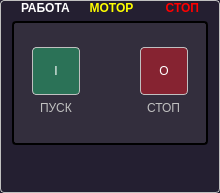
<?xml version="1.0" encoding="UTF-8"?>
<ui version="4.0">
 <class>Gear</class>
 <widget class="QGroupBox" name="Gear">
  <property name="geometry">
   <rect>
    <x>0</x>
    <y>0</y>
    <width>220</width>
    <height>193</height>
   </rect>
  </property>
  <property name="windowTitle">
   <string>Gear</string>
  </property>
  <property name="styleSheet">
   <string notr="true">QGroupBox
{
	color: yellow;
	background-color: rgb(36, 31, 49);
	border: 1px solid silver;
	border-radius: 4px;
	font-weight: bold;

	padding-top: 1em;
}
QGroupBox:flat
{
	background-color: rgb(23, 64, 25);
}
QGroupBox::title
{
	subcontrol-origin: padding;
	subcontrol-position:  top center;
}
#panel
{
	border: 2px solid black;
	border-radius: 4px;
	background-color: rgba(61, 56, 70,150);
}
#start
{
	border: 1px solid silver;
	border-radius: 4px;
	color: white;
	background-color: rgba(38, 162, 105,150);
	padding: 4px;
}
#stop
{
	border: 1px solid silver;
	border-radius: 4px;
	color: white;
	background-color: rgba(192, 28, 40,150);
	padding: 4px;
}
#start:disabled,#stop:disabled
{
	background-color: rgba(154, 153, 150,100);
}

QLabel
{
	color: silver;
}
#running
{
	color: gray;
	font-weight: bold;
	image-position: right;
}
#running:enabled
{
	color: white;
	image: url(:/TREPEL/resources/green-led.png);
	image-position: right;
}
#emergency:enabled
{
	color: gray;
	font-weight: bold;
}
#emergency:enabled
{
	color: red;
	image: url(:/TREPEL/resources/red-led.png);
	image-position: left;
}
#preferences
{
	border: 1px none;
}</string>
  </property>
  <property name="title">
   <string>МОТОР</string>
  </property>
  <property name="prefix" stdset="0">
   <string>MOTOR</string>
  </property>
  <property name="idx" stdset="0">
   <number>2</number>
  </property>
  <layout class="QVBoxLayout" name="verticalLayout_3">
   <property name="topMargin">
    <number>0</number>
   </property>
   <property name="bottomMargin">
    <number>0</number>
   </property>
   <item>
    <widget class="QWidget" name="statusRow" native="true">
     <property name="sizePolicy">
      <sizepolicy hsizetype="Preferred" vsizetype="Fixed">
       <horstretch>0</horstretch>
       <verstretch>0</verstretch>
      </sizepolicy>
     </property>
     <layout class="QHBoxLayout" name="horizontalLayout_3">
      <property name="topMargin">
       <number>0</number>
      </property>
      <property name="bottomMargin">
       <number>0</number>
      </property>
      <item>
       <widget class="QLabel" name="running">
        <property name="text">
         <string>РАБОТА</string>
        </property>
        <property name="alignment">
         <set>Qt::AlignLeading|Qt::AlignLeft|Qt::AlignVCenter</set>
        </property>
       </widget>
      </item>
      <item>
       <widget class="QLabel" name="emergency">
        <property name="text">
         <string>СТОП</string>
        </property>
        <property name="alignment">
         <set>Qt::AlignRight|Qt::AlignTrailing|Qt::AlignVCenter</set>
        </property>
       </widget>
      </item>
     </layout>
    </widget>
   </item>
   <item>
    <widget class="QWidget" name="panel" native="true">
     <property name="sizePolicy">
      <sizepolicy hsizetype="Preferred" vsizetype="Expanding">
       <horstretch>0</horstretch>
       <verstretch>0</verstretch>
      </sizepolicy>
     </property>
     <layout class="QGridLayout" name="gridLayout">
      <property name="leftMargin">
       <number>3</number>
      </property>
      <property name="rightMargin">
       <number>3</number>
      </property>
      <property name="bottomMargin">
       <number>3</number>
      </property>
      <item row="1" column="0" colspan="2" alignment="Qt::AlignHCenter">
       <widget class="QWidget" name="controls" native="true">
        <layout class="QHBoxLayout" name="horizontalLayout_2">
         <property name="spacing">
          <number>20</number>
         </property>
         <property name="topMargin">
          <number>0</number>
         </property>
         <item alignment="Qt::AlignVCenter">
          <widget class="QWidget" name="startPlace" native="true">
           <property name="palette">
            <palette>
             <active>
              <colorrole role="Highlight">
               <brush brushstyle="SolidPattern">
                <color alpha="255">
                 <red>249</red>
                 <green>240</green>
                 <blue>107</blue>
                </color>
               </brush>
              </colorrole>
             </active>
             <inactive>
              <colorrole role="Highlight">
               <brush brushstyle="SolidPattern">
                <color alpha="255">
                 <red>249</red>
                 <green>240</green>
                 <blue>107</blue>
                </color>
               </brush>
              </colorrole>
             </inactive>
             <disabled>
              <colorrole role="Highlight">
               <brush brushstyle="SolidPattern">
                <color alpha="255">
                 <red>145</red>
                 <green>145</green>
                 <blue>145</blue>
                </color>
               </brush>
              </colorrole>
             </disabled>
            </palette>
           </property>
           <layout class="QVBoxLayout" name="verticalLayout">
            <property name="leftMargin">
             <number>0</number>
            </property>
            <property name="topMargin">
             <number>0</number>
            </property>
            <property name="rightMargin">
             <number>0</number>
            </property>
            <property name="bottomMargin">
             <number>0</number>
            </property>
            <item alignment="Qt::AlignHCenter">
             <widget class="QPushButton" name="start">
              <property name="minimumSize">
               <size>
                <width>48</width>
                <height>48</height>
               </size>
              </property>
              <property name="maximumSize">
               <size>
                <width>48</width>
                <height>48</height>
               </size>
              </property>
              <property name="cursor">
               <cursorShape>PointingHandCursor</cursorShape>
              </property>
              <property name="text">
               <string>I</string>
              </property>
             </widget>
            </item>
            <item alignment="Qt::AlignHCenter">
             <widget class="QLabel" name="startLabel">
              <property name="text">
               <string>ПУСК</string>
              </property>
             </widget>
            </item>
           </layout>
          </widget>
         </item>
         <item>
          <spacer name="horizontalSpacer">
           <property name="orientation">
            <enum>Qt::Horizontal</enum>
           </property>
           <property name="sizeHint" stdset="0">
            <size>
             <width>40</width>
             <height>20</height>
            </size>
           </property>
          </spacer>
         </item>
         <item alignment="Qt::AlignVCenter">
          <widget class="QWidget" name="stopPlace" native="true">
           <property name="palette">
            <palette>
             <active>
              <colorrole role="Highlight">
               <brush brushstyle="SolidPattern">
                <color alpha="255">
                 <red>249</red>
                 <green>240</green>
                 <blue>107</blue>
                </color>
               </brush>
              </colorrole>
             </active>
             <inactive>
              <colorrole role="Highlight">
               <brush brushstyle="SolidPattern">
                <color alpha="255">
                 <red>249</red>
                 <green>240</green>
                 <blue>107</blue>
                </color>
               </brush>
              </colorrole>
             </inactive>
             <disabled>
              <colorrole role="Highlight">
               <brush brushstyle="SolidPattern">
                <color alpha="255">
                 <red>145</red>
                 <green>145</green>
                 <blue>145</blue>
                </color>
               </brush>
              </colorrole>
             </disabled>
            </palette>
           </property>
           <layout class="QVBoxLayout" name="verticalLayout_2">
            <property name="leftMargin">
             <number>0</number>
            </property>
            <property name="topMargin">
             <number>0</number>
            </property>
            <property name="rightMargin">
             <number>0</number>
            </property>
            <property name="bottomMargin">
             <number>0</number>
            </property>
            <item alignment="Qt::AlignHCenter">
             <widget class="QPushButton" name="stop">
              <property name="minimumSize">
               <size>
                <width>48</width>
                <height>48</height>
               </size>
              </property>
              <property name="maximumSize">
               <size>
                <width>48</width>
                <height>16777215</height>
               </size>
              </property>
              <property name="cursor">
               <cursorShape>PointingHandCursor</cursorShape>
              </property>
              <property name="text">
               <string>O</string>
              </property>
             </widget>
            </item>
            <item alignment="Qt::AlignHCenter">
             <widget class="QLabel" name="stopLabel">
              <property name="text">
               <string>СТОП</string>
              </property>
             </widget>
            </item>
           </layout>
          </widget>
         </item>
        </layout>
       </widget>
      </item>
     </layout>
    </widget>
   </item>
   <item alignment="Qt::AlignBottom">
    <widget class="QWidget" name="statusBar" native="true">
     <property name="enabled">
      <bool>true</bool>
     </property>
     <layout class="QHBoxLayout" name="horizontalLayout">
      <property name="topMargin">
       <number>0</number>
      </property>
      <item>
       <widget class="QLabel" name="powered">
        <property name="minimumSize">
         <size>
          <width>32</width>
          <height>32</height>
         </size>
        </property>
        <property name="maximumSize">
         <size>
          <width>32</width>
          <height>32</height>
         </size>
        </property>
        <property name="text">
         <string/>
        </property>
        <property name="pixmap">
         <pixmap resource="../../resources.qrc">:/TREPEL/resources/bolt.png</pixmap>
        </property>
        <property name="scaledContents">
         <bool>true</bool>
        </property>
       </widget>
      </item>
      <item>
       <widget class="QLabel" name="locked">
        <property name="minimumSize">
         <size>
          <width>32</width>
          <height>32</height>
         </size>
        </property>
        <property name="maximumSize">
         <size>
          <width>32</width>
          <height>32</height>
         </size>
        </property>
        <property name="text">
         <string/>
        </property>
        <property name="pixmap">
         <pixmap resource="../../resources.qrc">:/TREPEL/resources/locked.png</pixmap>
        </property>
        <property name="scaledContents">
         <bool>true</bool>
        </property>
       </widget>
      </item>
      <item>
       <widget class="QLabel" name="manual">
        <property name="minimumSize">
         <size>
          <width>32</width>
          <height>32</height>
         </size>
        </property>
        <property name="maximumSize">
         <size>
          <width>32</width>
          <height>32</height>
         </size>
        </property>
        <property name="text">
         <string/>
        </property>
        <property name="pixmap">
         <pixmap resource="../../resources.qrc">:/TREPEL/resources/hand.png</pixmap>
        </property>
        <property name="scaledContents">
         <bool>true</bool>
        </property>
       </widget>
      </item>
      <item>
       <widget class="QPushButton" name="preferences">
        <property name="minimumSize">
         <size>
          <width>32</width>
          <height>32</height>
         </size>
        </property>
        <property name="maximumSize">
         <size>
          <width>32</width>
          <height>32</height>
         </size>
        </property>
        <property name="cursor">
         <cursorShape>PointingHandCursor</cursorShape>
        </property>
        <property name="text">
         <string/>
        </property>
        <property name="icon">
         <iconset resource="../../resources.qrc">
          <normaloff>:/TREPEL/resources/tune.png</normaloff>:/TREPEL/resources/tune.png</iconset>
        </property>
        <property name="iconSize">
         <size>
          <width>24</width>
          <height>24</height>
         </size>
        </property>
        <property name="flat">
         <bool>true</bool>
        </property>
       </widget>
      </item>
     </layout>
    </widget>
   </item>
  </layout>
 </widget>
 <resources>
  <include location="../../resources.qrc"/>
  <include location="../../resources.qrc"/>
 </resources>
 <connections/>
</ui>
